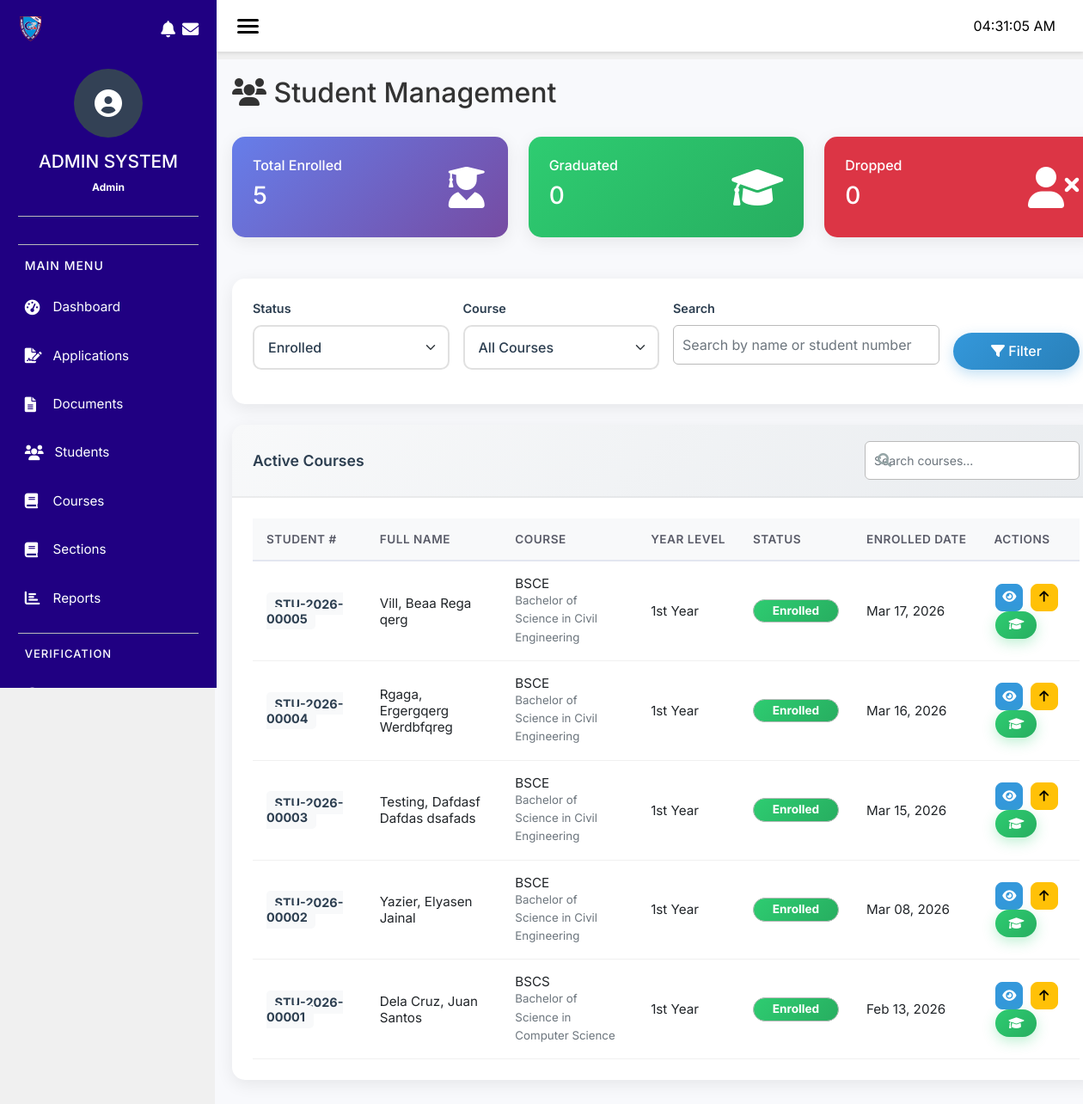
The page /admin/students.php on the database its author committed.
### tables this page shows
CREATE TABLE `enr_students` (
  `id` int(11) NOT NULL,
  `applicant_id` int(11) NOT NULL,
  `student_number` varchar(20) NOT NULL,
  `user_id` int(11) NOT NULL,
  `course_id` int(11) NOT NULL,
  `section_id` int(11) DEFAULT NULL,
  `year_level` int(11) DEFAULT 1,
  `enrollment_status` enum('enrolled','on_leave','graduated','dropped') DEFAULT 'enrolled',
  `enrolled_at` timestamp NOT NULL DEFAULT current_timestamp()
);

CREATE TABLE `enr_applicants` (
  `id` int(11) NOT NULL,
  `user_id` int(11) NOT NULL,
  `application_number` varchar(20) NOT NULL,
  `surname` varchar(50) NOT NULL,
  `first_name` varchar(50) NOT NULL,
  `middle_name` varchar(50) DEFAULT NULL,
  `suffix` varchar(10) DEFAULT NULL,
  `sex` enum('Male','Female','Other') NOT NULL,
  `address_barangay` varchar(100) NOT NULL,
  `address_city` varchar(100) NOT NULL,
  `address_province` varchar(100) NOT NULL,
  `address_complete` text DEFAULT NULL,
  `school_last_attended` varchar(150) NOT NULL,
  `year_graduated` year(4) NOT NULL,
  `email` varchar(100) NOT NULL,
  `date_of_birth` date NOT NULL,
  `place_of_birth` varchar(150) NOT NULL,
  `age` int(11) DEFAULT NULL,
  `civil_status` enum('Single','Married','Divorced','Widowed') NOT NULL,
  `contact_number` varchar(20) NOT NULL,
  `parent_full_name` varchar(150) NOT NULL,
  `parent_contact` varchar(20) DEFAULT NULL,
  `parent_address` text DEFAULT NULL,
  `status` enum('pending','verified','converted','rejected') DEFAULT 'pending',
  `submitted_at` timestamp NOT NULL DEFAULT current_timestamp(),
  `updated_at` timestamp NOT NULL DEFAULT current_timestamp() ON UPDATE current_timestamp()
);

CREATE TABLE `enr_courses` (
  `id` int(11) NOT NULL,
  `course_code` varchar(20) NOT NULL,
  `course_name` varchar(150) NOT NULL,
  `description` text DEFAULT NULL,
  `duration_years` int(11) DEFAULT 4,
  `total_units` int(11) DEFAULT NULL,
  `is_active` tinyint(4) DEFAULT 1,
  `created_at` timestamp NOT NULL DEFAULT current_timestamp()
);

### models/Student.php (called while the page is built, shortened)
<?php
require_once __DIR__ . '/../config/database.php';
class Student {
    private $conn;
    private $table = 'enr_students';
    public function __construct() {
        $database = new Database();
        $this->conn = $database->getConnection();
    }
    public function getAll($status = 'enrolled') {
        $query = "SELECT s.*, a.first_name, a.surname, a.middle_name, a.suffix,
                         c.course_code, c.course_name,
                         sec.section_code, sec.section_name
                  FROM " . $this->table . " s
                  JOIN enr_applicants a ON s.applicant_id = a.id
                  JOIN enr_courses c ON s.course_id = c.id
                  LEFT JOIN enr_sections sec ON s.section_id = sec.id
                  WHERE s.enrollment_status = :status
                  ORDER BY s.enrolled_at DESC";
        $stmt = $this->conn->prepare($query);
        $stmt->bindParam(':status', $status);
        $stmt->execute();
        $results = $stmt->fetchAll(PDO::FETCH_ASSOC);
        return $results;
    }
    public function getTotalStudents() {
        $query = "SELECT COUNT(*) as total FROM " . $this->table . "
                  WHERE enrollment_status = 'enrolled'";
        $stmt = $this->conn->prepare($query);
        $stmt->execute();
        $result = $stmt->fetch(PDO::FETCH_ASSOC);
        return $result['total'];
    }
    public function getTotalByStatus($status) {
        $query = "SELECT COUNT(*) as total FROM " . $this->table . "
                  WHERE enrollment_status = :status";
        $stmt = $this->conn->prepare($query);
        $stmt->bindParam(':status', $status);
        $stmt->execute();
        $result = $stmt->fetch(PDO::FETCH_ASSOC);
        return $result['total'];
    }
}
?>

### config/database.php (called while the page is built, shortened)
<?php
class Database {
    private $host = "localhost";
    private $db_name = "sms";
    private $username = "root";
    private $password = "";
    public function getConnection() {
        $this->conn = null;
        try {
            $this->conn = new PDO("mysql:host=" . $this->host . ";dbname=" . $this->db_name,
                                  $this->username,
                                  $this->password);
            $this->conn->setAttribute(PDO::ATTR_ERRMODE, PDO::ERRMODE_EXCEPTION);
            $this->conn->exec("SET NAMES utf8");
        } catch(PDOException $exception) {
            echo "Connection error: " . $exception->getMessage();
        }
        return $this->conn;
    }
}
?>

### admin/students.php (the view, shortened to what this page needs)
<?php
require_once '../config/database.php';
require_once '../models/Student.php';
$student = new Student();
$status = isset($_GET['status']) ? $_GET['status'] : 'enrolled';
$course_id = isset($_GET['course_id']) ? $_GET['course_id'] : '';
$search = isset($_GET['search']) ? $_GET['search'] : '';
if (!empty($search)) {
    $students = $student->searchStudents($search);
} elseif (!empty($course_id)) {
    $students = $student->getByCourse($course_id);
} else {
    $students = $student->getAll($status);
}
$total_enrolled = $student->getTotalStudents();
$total_graduated = $student->getTotalByStatus('graduated');
$total_dropped = $student->getTotalByStatus('dropped');
include '../includes/header.php';
?>
<div class="container-fluid">
    <div class="row">
        <?php include '../includes/sidebar_admin.php'; ?>
        <div class="col-md-9 col-lg-10 content">
            <div class="d-flex justify-content-between align-items-center mb-4">
                <h2><i class="fas fa-users"></i> Student Management</h2>
            </div>
            <div class="row mb-4">
                <div class="col-md-4">
                    <div class="card text-white bg-primary">
                        <div class="card-body">
                            <div class="d-flex justify-content-between align-items-center">
                                <div>
                                    <h6 class="card-title">Total Enrolled</h6>
                                    <h3><?php echo $total_enrolled; ?></h3>
                                </div>
                                <i class="fas fa-user-graduate fa-3x"></i>
                            </div>
                        </div>
                    </div>
                </div>
                <div class="col-md-4">
                    <div class="card text-white bg-success">
                        <div class="card-body">
                            <div class="d-flex justify-content-between align-items-center">
                                <div>
                                    <h6 class="card-title">Graduated</h6>
                                    <h3><?php echo $total_graduated; ?></h3>
                                </div>
                                <i class="fas fa-graduation-cap fa-3x"></i>
                            </div>
                        </div>
                    </div>
                </div>
                <div class="col-md-4">
                    <div class="card text-white bg-danger">
                        <div class="card-body">
                            <div class="d-flex justify-content-between align-items-center">
                                <div>
                                    <h6 class="card-title">Dropped</h6>
                                    <h3><?php echo $total_dropped; ?></h3>
                                </div>
                                <i class="fas fa-user-times fa-3x"></i>
                            </div>
                        </div>
                    </div>
                </div>
            </div>
            <div class="card mb-4">
                <div class="card-body">
                    <form method="GET" class="row g-3">
                        <div class="col-md-3">
                            <label class="form-label">Status</label>
                            <select name="status" class="form-select">
                                <option value="enrolled" <?php echo $status == 'enrolled' ? 'selected' : ''; ?>>Enrolled</option>
                            </select>
                        </div>
                        <div class="col-md-3">
                            <label class="form-label">Course</label>
                            <select name="course_id" class="form-select">
                                <option value="">All Courses</option>
                            </select>
                        </div>
                        <div class="col-md-4">
                            <label class="form-label">Search</label>
                            <input type="text" name="search" class="form-control"
                                   placeholder="Search by name or student number"
                                   value="<?php echo htmlspecialchars($search); ?>">
                        </div>
                        <div class="col-md-2 d-flex align-items-end">
                            <button type="submit" class="btn btn-primary w-100">
                                <i class="fas fa-filter"></i> Filter
                            </button>
                        </div>
                    </form>
                </div>
            </div>
<div class="card">
    <div class="card-header">
    </div>
    <div class="card-body">
        <div class="table-responsive">
            <table class="table table-hover">
                <thead>
                    <tr>
                        <th>Student #</th>
                        <th>Full Name</th>
                        <th>Course</th>
                        <th>Year Level</th>
                        <th>Status</th>
                        <th>Enrolled Date</th>
                        <th>Actions</th>
                    </tr>
                </thead>
                <tbody>
                    <?php if (empty($students)): ?>
                    <tr>
                        <td colspan="7" class="text-center">No students found</td>
                    </tr>
                    <?php else: ?>
                        <?php foreach ($students as $s): ?>
                        <tr>
                            <td>
                                <strong><?php echo htmlspecialchars($s['student_number']); ?></strong>
                            </td>
                            <td>
                                <?php
                                $full_name = $s['surname'] . ', ' . $s['first_name'];
                                if (isset($s['middle_name']) && !empty($s['middle_name'])) {
                                    $full_name .= ' ' . $s['middle_name'];
                                }
                                if (isset($s['suffix']) && !empty($s['suffix'])) {
                                    $full_name .= ' ' . $s['suffix'];
                                }
                                echo htmlspecialchars($full_name);
                                ?>
                            </td>
                            <td>
                                <?php
                                echo htmlspecialchars($s['course_code'] ?? 'N/A');
                                ?>
                                <br>
                                <small class="text-muted"><?php echo htmlspecialchars($s['course_name'] ?? ''); ?></small>
                            </td>
                            <td>
                                <?php
                                $year_labels = ['', '1st Year', '2nd Year', '3rd Year', '4th Year', '5th Year'];
                                $year_level = $s['year_level'] ?? 1;
                                echo $year_labels[$year_level] ?? $year_level . ' Year';
                                ?>
                            </td>
                            <td>
                                <?php
                                $status_class = [
                                    'enrolled' => 'success',
                                    'graduated' => 'primary',
                                    'dropped' => 'danger'
                                ];
                                $enrollment_status = $s['enrollment_status'] ?? 'enrolled';
                                $badge_class = $status_class[$enrollment_status] ?? 'secondary';
                                ?>
                                <span class="badge bg-<?php echo $badge_class; ?>">
                                    <?php echo ucfirst($enrollment_status); ?>
                                </span>
                            </td>
                            <td>
                                <?php
                                $enrolled_at = isset($s['enrolled_at']) ? date('M d, Y', strtotime($s['enrolled_at'])) : 'N/A';
                                echo $enrolled_at;
                                ?>
                            </td>
                            <td>
                                <a href="view_student.php?id=<?php echo $s['id']; ?>"
                                   class="btn btn-sm btn-info" title="View Details">
                                    <i class="fas fa-eye"></i>
                                </a>
                                <button type="button"
                                        class="btn btn-sm btn-warning"
                                        onclick="updateYearLevel(<?php echo $s['id']; ?>, <?php echo $s['year_level'] ?? 1; ?>)"
                                        title="Update Year Level">
                                    <i class="fas fa-arrow-up"></i>
                                </button>
                                <?php if (($s['enrollment_status'] ?? '') == 'enrolled'): ?>
                                <button type="button"
                                        class="btn btn-sm btn-success"
                                        onclick="graduateStudent(<?php echo $s['id']; ?>)"
                                        title="Graduate Student">
                                    <i class="fas fa-graduation-cap"></i>
                                </button>
                                <?php endif; ?>
                            </td>
                        </tr>
                        <?php endforeach; ?>
                    <?php endif; ?>
                </tbody>
            </table>
        </div>
    </div>
</div>
<?php include '../includes/footer.php'; ?>

### rows shown on the page
enr_students: student_number "STU-2026-00005", applicant.suffix "Vill, Beaa Rega qerg", course.course_code "BSCE", course.course_name "Bachelor of Science in Civil Engineering", year_level "1st Year", enrollment_status "Enrolled", enrolled_at "Mar 17, 2026"
enr_students: student_number "STU-2026-00004", applicant.middle_name "Rgaga, Ergergqerg Werdbfqreg", course.course_code "BSCE", course.course_name "Bachelor of Science in Civil Engineering", year_level "1st Year", enrollment_status "Enrolled", enrolled_at "Mar 16, 2026"
enr_students: student_number "STU-2026-00003", applicant.suffix "Testing, Dafdasf Dafdas dsafads", course.course_code "BSCE", course.course_name "Bachelor of Science in Civil Engineering", year_level "1st Year", enrollment_status "Enrolled", enrolled_at "Mar 15, 2026"
enr_students: student_number "STU-2026-00002", applicant.middle_name "Yazier, Elyasen Jainal", course.course_code "BSCE", course.course_name "Bachelor of Science in Civil Engineering", year_level "1st Year", enrollment_status "Enrolled", enrolled_at "Mar 08, 2026"
enr_students: student_number "STU-2026-00001", applicant.middle_name "Dela Cruz, Juan Santos", course.course_code "BSCS", course.course_name "Bachelor of Science in Computer Science", year_level "1st Year", enrollment_status "Enrolled", enrolled_at "Feb 13, 2026"

### other values the page prints
$admin_name "Admin"
$total_enrolled "5"
$total_graduated "0"
$total_dropped "0"
